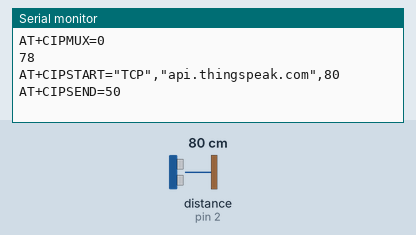
Simulated run of this sketch. Board: Arduino Uno, built with avr-gcc and run on an emulated ATmega328P. Parts: the last lines printed to the serial monitor. Wiring (inferred from the names in the program): ultrasonic range finder: trigger pin 4; echo pin 2. The inputs (shaded band) are chosen by the test bench; at power-on: distance to the obstacle (sensor on pin 2) 80 cm. The echo pulse lasts 58.3 µs per cm.

Above: at 2.2 s.
2.3 s: distance to the obstacle (sensor on pin 2) set to 2 cm
At 3.7 s:
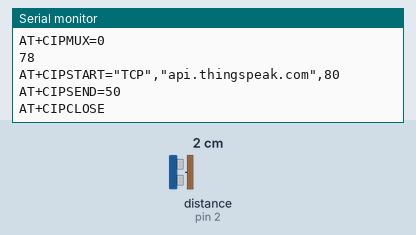
14.7 s: distance to the obstacle (sensor on pin 2) set to 4 cm
At 22.0 s:
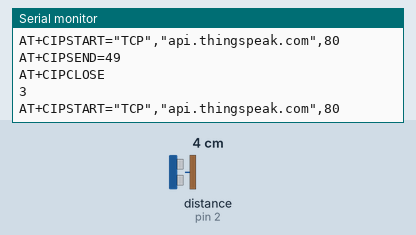

The sketch:

WASTEMANAGEMENT.ino
```cpp
int trigPin=4;
int echoPin=2;
void setup() {
  // put your setup code here, to run once:
 pinMode(trigPin,OUTPUT);
 pinMode(echoPin,INPUT);
  Serial.begin(115200);
  Serial.println("AT+CIPMUX=0");
  delay(1000);

}

void loop() {
 digitalWrite(trigPin, LOW);
delayMicroseconds(2);
digitalWrite(trigPin, HIGH);
delayMicroseconds(10);
digitalWrite(trigPin, LOW);
int duration = pulseIn(echoPin, HIGH);
long distance= duration*0.034/2;
Serial.println(distance);
  Serial.println("AT+CIPSTART=\"TCP\",\"api.thingspeak.com\",80");
  delay(100);
  if(Serial.find("Error")){return;}
  String cmd="GET /update?api_key=6XT3SUY8TD0B5M1D&field1="+String(distance);
  cmd=cmd+"\r\n\r\n";
  Serial.println("AT+CIPSEND="+String(cmd.length()));
  if (Serial.find(">")){Serial.println(cmd);}
  else{Serial.println("AT+CIPCLOSE");}
  delay(8000);

}
```

Measured:
- after the input at 14.7 s, the serial monitor: prints a new line after 6.5 s (image 2)
